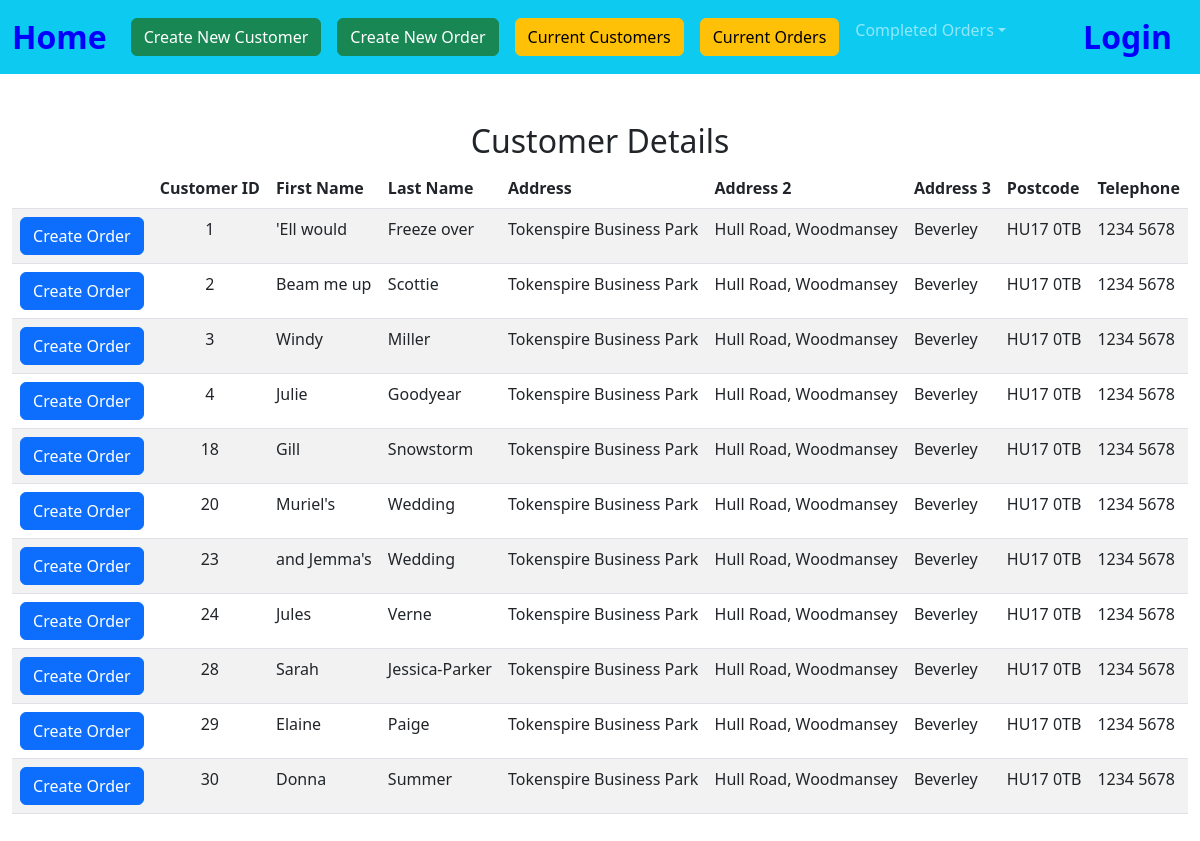
Before: /list_of_customers with the older database file.
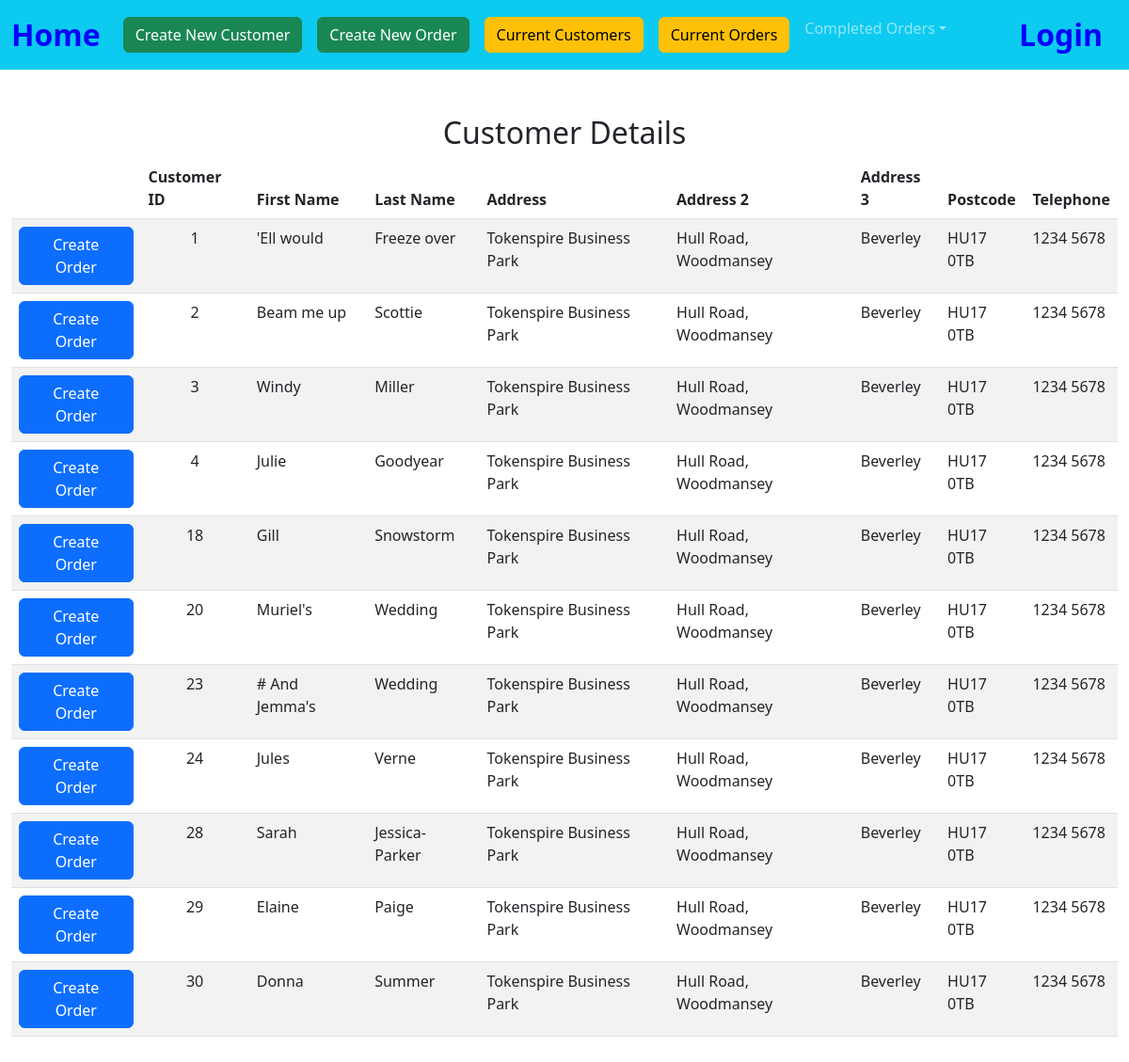
After: the same page with the newer database file.
### tables this page shows
CREATE TABLE customers(id INTEGER PRIMARY KEY AUTOINCREMENT NOT NULL, first_name TEXT, last_name TEXT, address_1 TEXT, address_2 TEXT, address_3 TEXT, postcode TEXT, telephone_1 TEXT, telephone_2 TEXT);

### app.py (the view)
@app.route("/list_of_customers", methods=["GET", "POST"])
def list_of_customers():
    if request.method == "POST":
        customer_id = request.form.get("customer_id")
        detail = db.execute("select * from customers WHERE id = (?);", customer_id)
        return render_template("customer_order.html",customer_id = customer_id, detail = detail)
    else:
        detail = db.execute("select * from customers;")
        return render_template("list_of_customers.html",detail = detail)

### app.py (called while the page is built)
@app.after_request
def after_request(response):
    response.headers["Cache-Control"] = "no-cache, no-store, must-revalidate"
    response.headers["Expires"] = 0
    response.headers["Pragma"] = "no-cache"
    return response

### templates/list_of_customers.html (shortened to what this page needs)
{% extends "layout.html" %}
{% block main %}
<div class="section">
    <h2>Customer  Details</h2>
    <table class="table table-striped">
        <thead>
            <tr>
                <th></th>
                <th class="text-start">Customer ID</th>
                <th class="text-start">First Name</th>
                <th class="text-start">Last Name</th>
                <th class="text-start">Address</th>
                <th class="text-start">Address 2</th>
                <th class="text-start">Address 3</th>
                <th class="text-start">Postcode</th>
                <th class="text-start">Telephone</th>
            </tr>
        </thead>
        <tbody>
            {% for row in detail %}
            <tr>
                <form action="/list_of_customers" method="POST">
                    <td><input type="hidden" name="customer_id" VALUE="{{ row['id'] }}"><button class="btn btn-primary" type="submit">Create Order</button></td>
                </form>
                <td class="text-center">{{ row["id"] }}</td>
                <td class="text-start">{{ row["first_name"] }}</td>
                <td class="text-start">{{ row["last_name"] }}</td>
                <td class="text-start">{{ row["address_1"] }}</td>
                <td class="text-start">{{ row["address_2"] }}</td>
                <td class="text-start">{{ row["address_3"] }}</td>
                <td class="text-start">{{ row["postcode"] }}</td>
                <td class="text-start">{{ row["telephone_1"] }} {{ row["telephone_2"] }}</td>
                </tr>
            {% endfor %}
        </tbody>
    </div>
{% endblock %}

Changed rows visible on the page:
changed customers id 23: first_name "and Jemma's" → "# And Jemma's"
